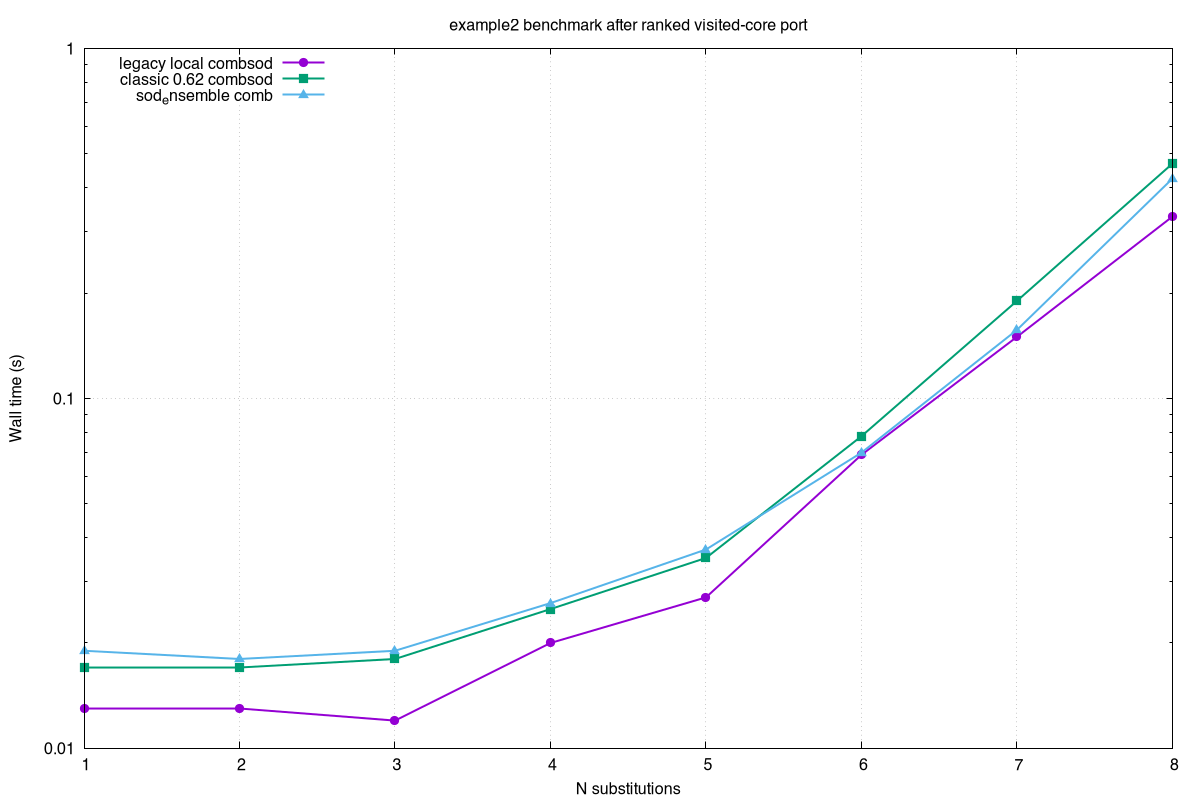

The gnuplot source for this figure:
set terminal pngcairo size 1200,800 enhanced font 'Helvetica,12'
set output '/home/salvador/coding/sod/sod/test/benchmark_comb_versions_example2_after_ranked.png'
set datafile separator ','
set key left top
set xlabel 'N substitutions'
set ylabel 'Wall time (s)'
set title 'example2 benchmark after ranked visited-core port'
set grid ytics xtics
set logscale y
set xtics 1
plot \
  '/home/salvador/coding/sod/sod/test/benchmark_comb_versions_example2_after_ranked.csv' using 1:2 with linespoints lw 2 pt 7 ps 1.2 title 'legacy local combsod', \
  '/home/salvador/coding/sod/sod/test/benchmark_comb_versions_example2_after_ranked.csv' using 1:3 with linespoints lw 2 pt 5 ps 1.2 title 'classic 0.62 combsod', \
  '/home/salvador/coding/sod/sod/test/benchmark_comb_versions_example2_after_ranked.csv' using 1:4 with linespoints lw 2 pt 9 ps 1.2 title 'sod_ensemble comb'
